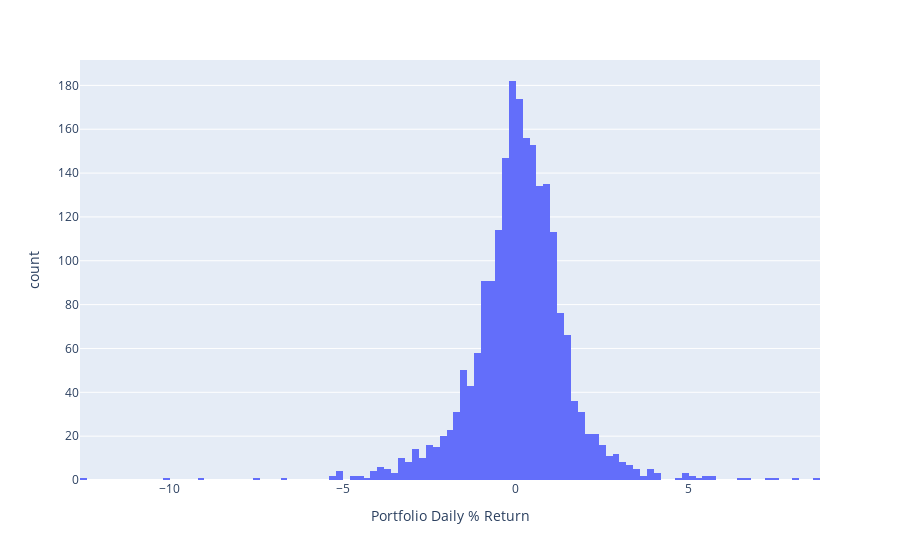

Here is the notebook cell this chart was saved with:
### Code cell
# plot histogram of daily returns
fig = px.histogram(df_portfolio, x='Portfolio Daily % Return')
fig.show()

### Figure 1 — Plotly figure (JSON) as saved in the notebook; plotly's stock layout.template omitted (floating-point values rounded to 4 significant figures; data arrays with more than 128 entries replaced by an {"elided": "..."} marker saying what was removed)
{"data": [{"alignmentgroup": "True", "bingroup": "x", "hovertemplate": "Portfolio Daily % Return=%{x}<br>count=%{y}<extra></extra>", "legendgroup": "", "marker": {"color": "#636efa"}, "name": "", "offsetgroup": "", "orientation": "v", "showlegend": false, "type": "histogram", "x": {"elided": "2159 float values"}, "xaxis": "x", "yaxis": "y"}], "layout": {"barmode": "relative", "legend": {"tracegroupgap": 0}, "margin": {"t": 60}, "xaxis": {"anchor": "y", "domain": [0, 1], "title": {"text": "Portfolio Daily % Return"}}, "yaxis": {"anchor": "x", "domain": [0, 1], "title": {"text": "count"}}}}
